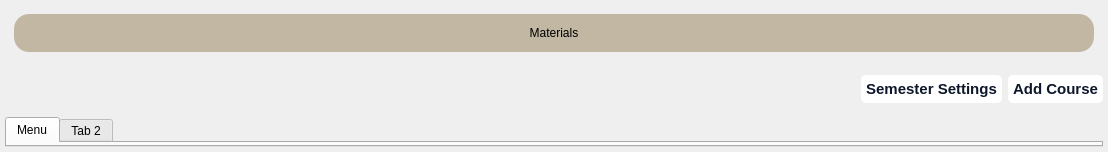
         <widget class="QWidget" name="all_materials_page">
          <layout class="QVBoxLayout" name="verticalLayout_13">
           <property name="spacing">
            <number>0</number>
           </property>
           <property name="leftMargin">
            <number>5</number>
           </property>
           <property name="topMargin">
            <number>5</number>
           </property>
           <property name="rightMargin">
            <number>5</number>
           </property>
           <property name="bottomMargin">
            <number>5</number>
           </property>
           <item>
            <widget class="QFrame" name="frame_2">
             <property name="sizePolicy">
              <sizepolicy hsizetype="Preferred" vsizetype="Fixed">
               <horstretch>0</horstretch>
               <verstretch>0</verstretch>
              </sizepolicy>
             </property>
             <property name="minimumSize">
              <size>
               <width>0</width>
               <height>56</height>
              </size>
             </property>
             <property name="styleSheet">
              <string notr="true">border:0px;</string>
             </property>
             <property name="frameShape">
              <enum>QFrame::StyledPanel</enum>
             </property>
             <property name="frameShadow">
              <enum>QFrame::Raised</enum>
             </property>
             <layout class="QVBoxLayout" name="verticalLayout_3">
              <item>
               <widget class="QLabel" name="label_10">
                <property name="styleSheet">
                 <string notr="true">font: 20pt &quot;Segoe UI&quot;;
color:black;
background:rgb(193, 183, 163);
border-radius:15px;</string>
                </property>
                <property name="text">
                 <string>Materials</string>
                </property>
                <property name="alignment">
                 <set>Qt::AlignCenter</set>
                </property>
               </widget>
              </item>
             </layout>
            </widget>
           </item>
           <item>
            <widget class="QGroupBox" name="allMaterialsPageTopBar">
             <property name="sizePolicy">
              <sizepolicy hsizetype="Preferred" vsizetype="Fixed">
               <horstretch>0</horstretch>
               <verstretch>0</verstretch>
              </sizepolicy>
             </property>
             <property name="minimumSize">
              <size>
               <width>0</width>
               <height>56</height>
              </size>
             </property>
             <property name="styleSheet">
              <string notr="true">border:0px;</string>
             </property>
             <property name="title">
              <string/>
             </property>
             <layout class="QHBoxLayout" name="horizontalLayout_22">
              <property name="leftMargin">
               <number>0</number>
              </property>
              <property name="topMargin">
               <number>0</number>
              </property>
              <property name="rightMargin">
               <number>0</number>
              </property>
              <property name="bottomMargin">
               <number>0</number>
              </property>
              <item>
               <spacer name="horizontalSpacer_3">
                <property name="orientation">
                 <enum>Qt::Horizontal</enum>
                </property>
                <property name="sizeHint" stdset="0">
                 <size>
                  <width>856</width>
                  <height>20</height>
                 </size>
                </property>
               </spacer>
              </item>
              <item>
               <widget class="QPushButton" name="updateSemesterButton">
                <property name="styleSheet">
                 <string notr="true">

/* CSS */
QPushButton {
  background-color: #fff;
  border: 0 solid #e2e8f0;
  border-radius: 5px;
  color: #0d172a;
  font-family: &quot;Basier circle&quot;,-apple-system,system-ui,&quot;Segoe UI&quot;,Roboto,&quot;Helvetica Neue&quot;,Arial,&quot;Noto Sans&quot;,sans-serif,&quot;Apple Color Emoji&quot;,&quot;Segoe UI Emoji&quot;,&quot;Segoe UI Symbol&quot;,&quot;Noto Color Emoji&quot;;
  font-size: 15px;
  font-weight: 600;
  line-height: 1;
  padding: 5px 5px;
  text-align: center;
  text-decoration:none #0d172a solid;
}

QPushButton:hover {
  background-color: #1e293b;
  color: #fff;
}


</string>
                </property>
                <property name="text">
                 <string>Semester Settings</string>
                </property>
               </widget>
              </item>
              <item>
               <widget class="QPushButton" name="addCourseButton">
                <property name="styleSheet">
                 <string notr="true">

/* CSS */
QPushButton {
  background-color: #fff;
  border: 0 solid #e2e8f0;
  border-radius: 5px;
  color: #0d172a;
  font-family: &quot;Basier circle&quot;,-apple-system,system-ui,&quot;Segoe UI&quot;,Roboto,&quot;Helvetica Neue&quot;,Arial,&quot;Noto Sans&quot;,sans-serif,&quot;Apple Color Emoji&quot;,&quot;Segoe UI Emoji&quot;,&quot;Segoe UI Symbol&quot;,&quot;Noto Color Emoji&quot;;
  font-size: 15px;
  font-weight: 600;
  line-height: 1;
  padding: 5px 5px;
  text-align: center;
  text-decoration:none #0d172a solid;
}

QPushButton:hover {
  background-color: #1e293b;
  color: #fff;
}


</string>
                </property>
                <property name="text">
                 <string>Add Course</string>
                </property>
               </widget>
              </item>
             </layout>
            </widget>
           </item>
           <item>
            <widget class="QTabWidget" name="tabWidget_2">
             <property name="currentIndex">
              <number>0</number>
             </property>
             <widget class="QWidget" name="main_materials_ui">
              <attribute name="title">
               <string>Menu</string>
              </attribute>
             </widget>
             <widget class="QWidget" name="tab_2">
              <attribute name="title">
               <string>Tab 2</string>
              </attribute>
             </widget>
            </widget>
           </item>
          </layout>
         </widget>
